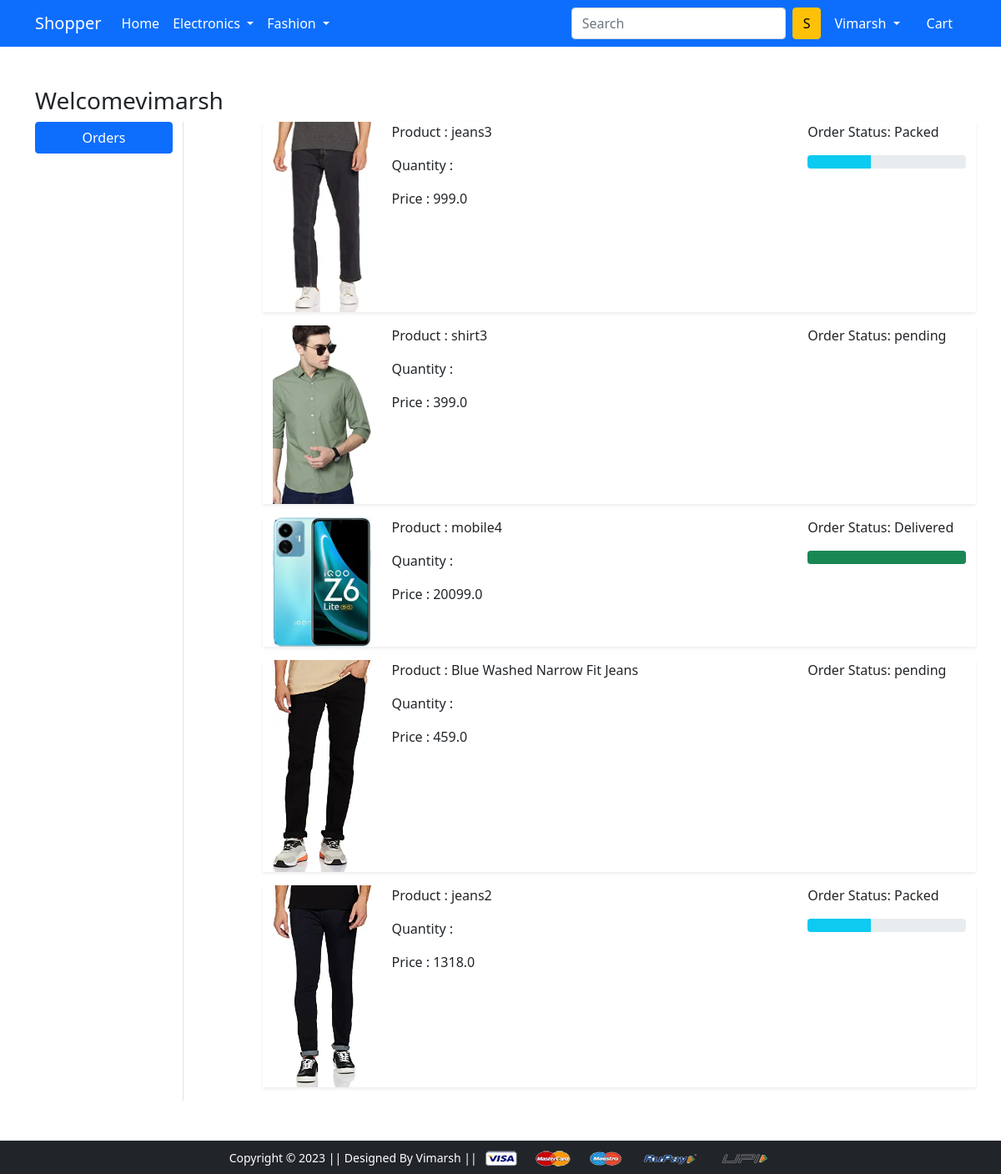
Screenshot of /orders/ (signed in) with the database file from the repository.
### app/models.py (models this page shows, shortened)
class OrderPlaced(models.Model):
    user = models.ForeignKey(User,on_delete=models.CASCADE)
    customer = models.ForeignKey(Customer,on_delete=models.CASCADE)
    product = models.ForeignKey(Product,on_delete=models.CASCADE)
    quantity = models.PositiveIntegerField(default=1)
    ordered_date = models.DateTimeField(auto_now_add=True)
    status = models.CharField(max_length=50, choices=STATUS_CHOICES, default='pending')
    @property
    def total_cost(self):
        return self.quantity * self.product.discount_price

class Product(models.Model):
    tittle = models.CharField(max_length=450)
    selling_price = models.FloatField()
    discount_price  = models.FloatField()
    description = models.TextField()
    brand = models.CharField(max_length=100)
    category = models.CharField(choices=CATEGORY_CHOICES,max_length=2)
    product_image = models.ImageField(upload_to='productimg')

### app/views.py (the view)
# urls.py: path('orders/', views.orders, name='orders'),
@login_required
def orders(request):
  op = OrderPlaced.objects.filter(user=request.user)
  return render(request, 'app/orders.html',{'order_placed':op})

### app/templates/app/orders.html (shortened to what this page needs)
{% extends 'app/base.html' %}
{% load static %}
{% block main-content %}
<div class="container my-5">
 <div class="row">
 <h3>Welcome<span class="text-capitalize">{{request.user}}</span></h3>
  <div class="col-sm-2 border-end">
   <ul class="list-unstyled">
    <li class="d-grid"><a href="{% url 'orders' %}" class="btn btn-primary">Orders</a></li>
   </ul>
  </div>
  <div class="col-sm-9 offset-sm-1">
    {% for op in order_placed %}
    <div class="row shadow-sm mb-3 ">
        <div class=" col-sm-2 ">
            <img src="{{op.product.product_image.url}}" alt="" class="img-fluid" height="150" width="150" >
        </div>
        <div class="col-sm-7">
            <p>Product : {{op.product.tittle}} </p>
            <p>Quantity : {{op.product.quantity}} </p>
            <p>Price : {{op.total_cost}} </p>
        </div>
        <div class=" col-sm-3 fw-fold ">
            <p>Order Status: {{op.status}} </p>
            {% if op.status == 'Packed' %}
            <div class="progress">
                <div class="progress-bar bg-info " role="progressbar" style="width:40%" aria-valuenow="40" aria-valuemin="0" aria-valuemax="100" ></div>
            </div>
            {% endif %}
            {% if op.status == 'Delivered' %}
            <div class="progress">
                <div class="progress-bar bg-success" role="progressbar" style="width:100%" aria-valuenow="100" aria-valuemin="0" aria-valuemax="100" ></div>
            </div>
            {% endif %}
        </div>
    </div>
    {% endfor %}
  </div>
 </div>
</div>
{% endblock main-content %}

### app/templates/app/base.html (shortened to what this page needs)
<!doctype html>
{% load static %}
<html lang="en">
  <head>
    <link href="https://cdn.jsdelivr.net/npm/bootstrap@5.0.0-beta1/dist/css/bootstrap.min.css" rel="stylesheet">
    <link rel="stylesheet" href="{% static 'app/css/owl.carousel.min.css' %}">
    <link rel="stylesheet" href="{% static 'app/css/all.min.css' %}">
    <link rel="stylesheet" href="{% static 'app/css/style.css' %}">
  </head>
  <body>
    <nav class="navbar navbar-expand-lg navbar-dark bg-primary">
     <div class="container">
       <a class="navbar-brand" href="/">Shopper</a>
       <div class="collapse navbar-collapse" id="navbarSupportedContent">
         <ul class="navbar-nav me-auto mb-2 mb-lg-0">
           <li class="nav-item">
             <a class="nav-link active" aria-current="page" href="/">Home</a>
           </li>
           <li class="nav-item dropdown">
             <a class="nav-link dropdown-toggle text-white" href="#" id="electronicsDropdown" role="button" data-bs-toggle="dropdown" aria-expanded="false">
               Electronics
             </a>
           </li>
           <li class="nav-item dropdown">
             <a class="nav-link dropdown-toggle text-white" href="#" id="fashionDropdown" role="button" data-bs-toggle="dropdown" aria-expanded="false">
               Fashion
             </a>
           </li>
         </ul>
         <form class="d-flex">
           <input class="form-control me-2" type="search" placeholder="Search" aria-label="Search">
           <button class="btn btn-warning" type="submit">S</button>
         </form>
         <div>
          <ul class="navbar-nav me-auto mb-2 mb-lg-0">
            {% if request.user.is_authenticated %}
           <li class="nav-item dropdown mx-2">
              <a class="nav-link dropdown-toggle text-white" href="#" id="profileDropdown" role="button" data-bs-toggle="dropdown" aria-expanded="false">
                {{request.user.username|capfirst}}
              </a>
            </li>
            <li class="nav-item mx-2">
             <a href="{% url 'showcart' %}" class="nav-link text-white"> Cart </a>
            </li>
            {% endif %}
          </ul>
         </div>
       </div>
     </div>
    </nav>
    {% block main-content %} {% endblock main-content %}
    <footer class="container-fluid bg-dark text-center p-2 mt-5">
        <small class="text-white">Copyright &copy; 2023 || Designed By Vimarsh || </small>
        <img src="{% static 'app/images/payment.png' %}" alt="" srcset="" class="img-fluid" height="2px">
    </footer>
  </body>
</html>

### rows the page displays
OrderPlaced: product.product_image (picture), product.tittle "jeans3", total_cost "999.0", status "Packed"
OrderPlaced: product.product_image (picture), product.tittle "shirt3", total_cost "399.0", status "pending"
OrderPlaced: product.product_image (picture), product.tittle "mobile4", total_cost "20099.0", status "Delivered"
OrderPlaced: product.product_image (picture), product.tittle "Blue Washed Narrow Fit Jeans", total_cost "459.0", status "pending"
OrderPlaced: product.product_image (picture), product.tittle "jeans2", total_cost "1318.0", status "Packed"

### other values shown
{{ request.user.username|capfirst }} "Vimarsh"
{{ request.user }} "Vimarsh"
